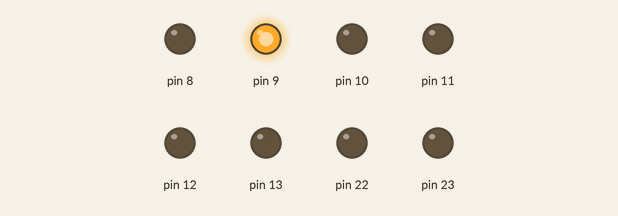
The sketch below on a simulated Arduino Uno, built with avr-gcc and run on an emulated ATmega328P. On the bench: output pins drawn as LEDs (lit = HIGH). What the sketch prints to the serial monitor is not drawn.

Above: at 2.5 s.
At 7.5 s:
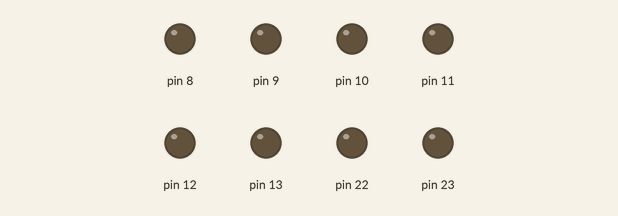
Timing chart, 0 to 13.0 s (numbered marks = the images above):
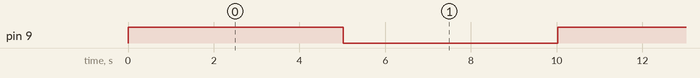

The sketch:

SERIAL_COMM_2.ino
```cpp
#include <avr/io.h>
#include <util/delay.h>

#define F_CPU 16000000UL
#define BAUDRATE 9600
#define BAUD_PRESCALLER (((F_CPU / (BAUDRATE * 16UL))) - 1)

unsigned char data1;

//Declaration of our functions
void USART_init(void);
unsigned char USART_receive(void);
void USART_send( unsigned char data);
void USART_putstring(char* StringPtr);

char String[]="123456789";    //String[] is in fact an array but when we put the text between the " " symbols the compiler threats it as a String and automatically puts the null termination character in the end of the text

int main(void){
  DDRB=0xff;
USART_init();        //Call the USART initialization code

  while(1){        //Infinite loop
    USART_putstring(String);    //Pass the string to the USART_putstring function and sends it over the serial
    _delay_ms(5000);          //Delay for 5 seconds so it will re-send the string every 5 seconds
  }

return 0;
}

void USART_init(void){

 UBRR0H = (uint8_t)(BAUD_PRESCALLER>>8);
 UBRR0L = (uint8_t)(BAUD_PRESCALLER);
 UCSR0B = (1<<RXEN0)|(1<<TXEN0);
 UCSR0C = (1<<UCSZ00 | 1<<UCSZ01);
  UCSR0B |= (1<<RXCIE0) | (1<<TXCIE0);

 sei();
}

unsigned char USART_receive(void){

 while(!(UCSR0A & (1<<RXC0)));
 return UDR0;

}

void USART_send( unsigned char data){
 while(!(UCSR0A & (1<<UDRE0)));
 data1=data;
 UDR0 = data;
}

void USART_putstring(char* StringPtr){

while(*StringPtr)
{
 USART_send(*StringPtr);
 StringPtr++;
 }
}

#if 0
ISR(USART_RX_vect)
{
  PORTB^=1;
}

ISR(USART_UDRE_vect)
{
  PORTB^=1<<1;
}
#endif

ISR(USART_TX_vect)
{
  PORTB^=1<<1;
}
```

Measured:
- by itself, pin 9: alternates HIGH for 5.0 s and LOW for 5.0 s
